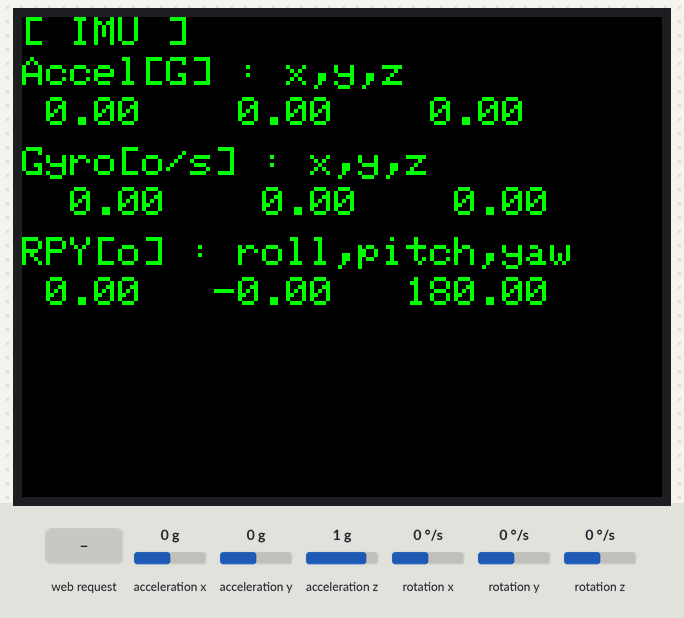
This sketch was run on a simulated ESP32. Shown: 320×240 colour display. The test bench sets the inputs (shaded band); at power-on: acceleration x 0 g, acceleration y 0 g, acceleration z 1 g, rotation x 0 °/s, rotation y 0 °/s, rotation z 0 °/s. WiFi joins after 1.5 s; servers stay silent unless stated.

Above: at 4.3 s.
4.4 s: HTTP request GET / received
At 5.3 s:
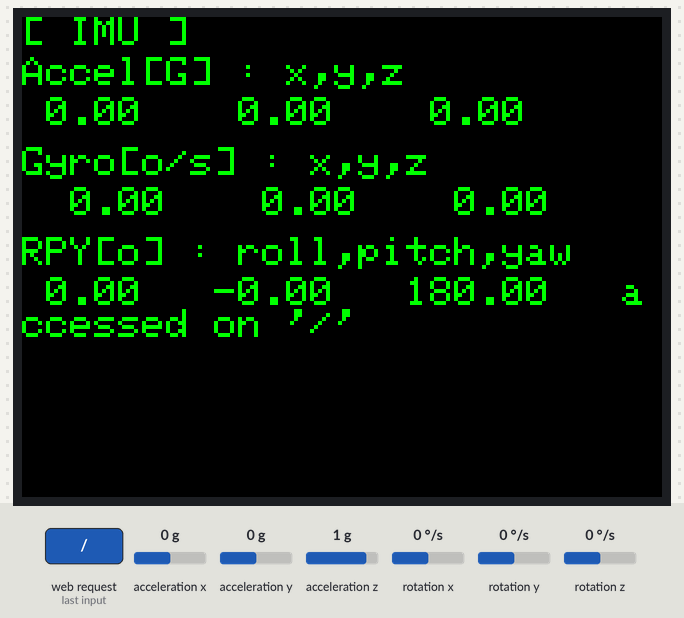
7.4 s: acceleration x set to -1.4 g
At 7.65 s:
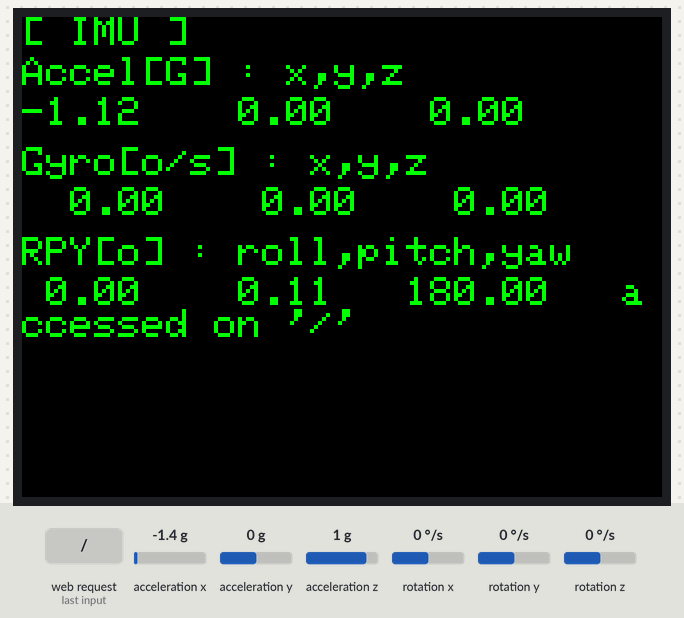
8.9 s: acceleration y set to -1.4 g
At 9.3 s:
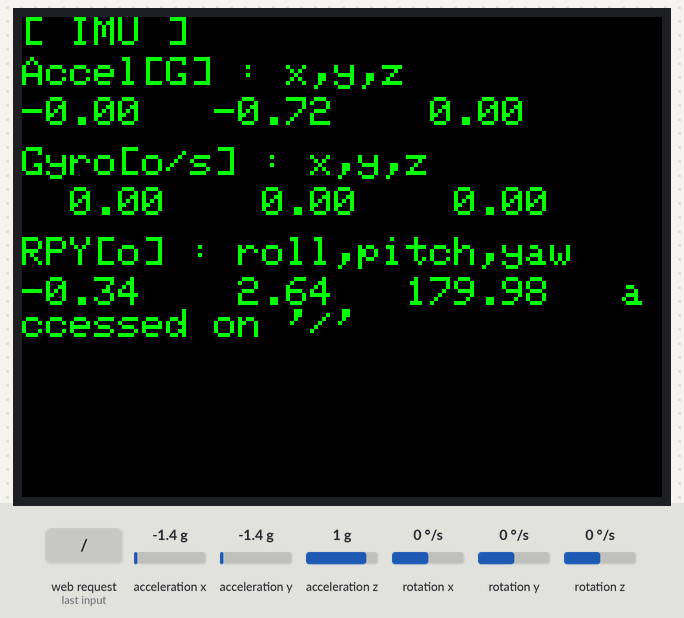
10.6 s: acceleration z set to -1.4 g
At 10.95 s:
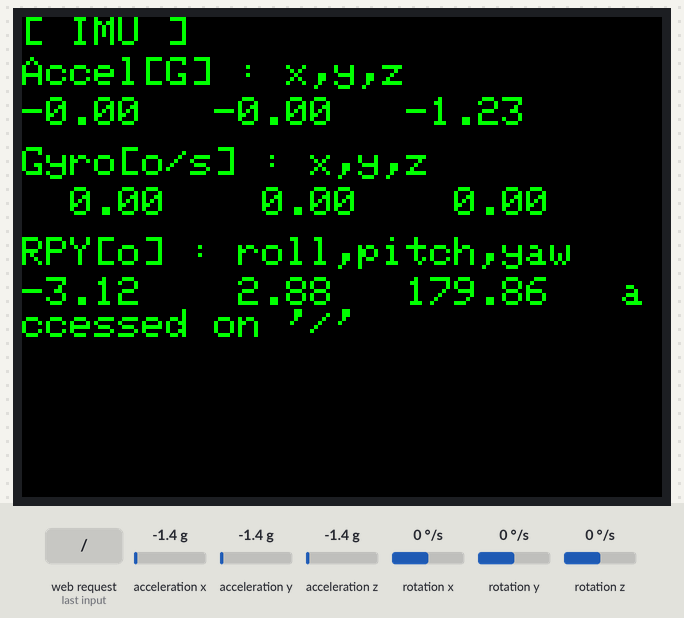
12.2 s: rotation x set to -192 °/s
At 12.61 s:
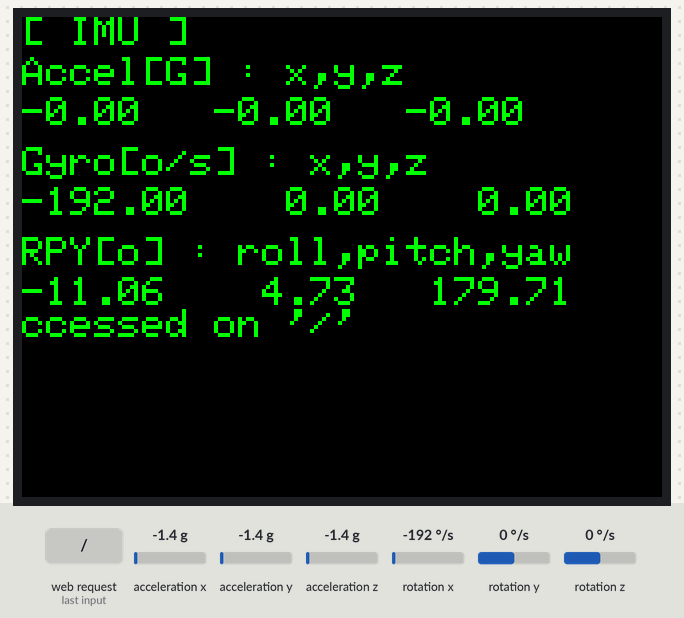
13.9 s: rotation y set to -192 °/s
At 14.29 s:
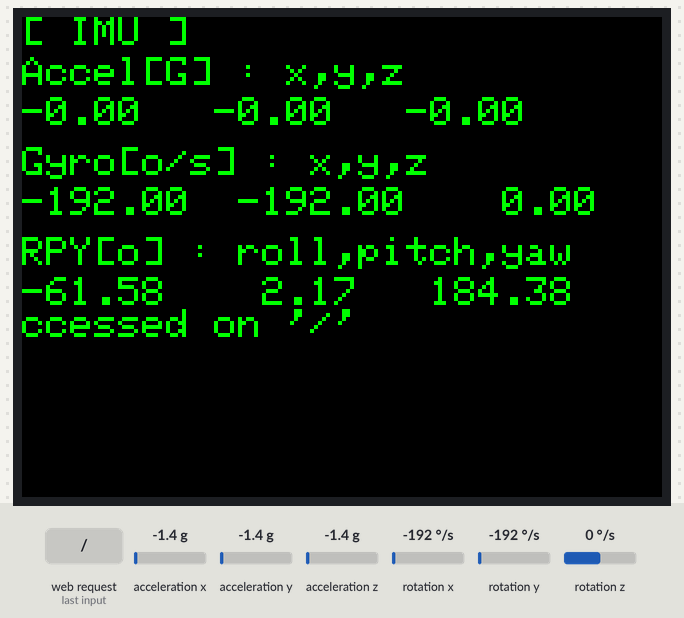
Timing chart, 0 to 16.6 s (numbered marks = the images above; inputs shaded):
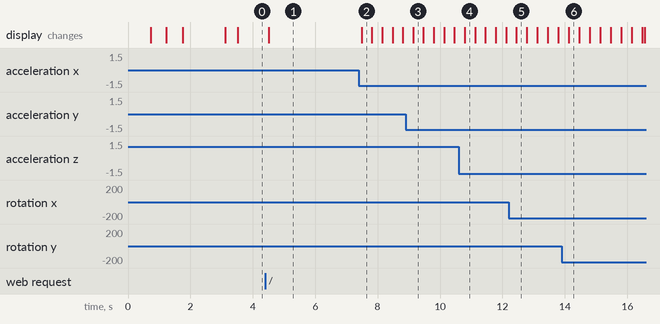

The sketch:

IMUServer.ino
```cpp
// http://m5stack.local/imu

#define M5STACK_MPU6886
#include <M5Stack.h>
#include <Wire.h>
#include <WiFi.h>
#include <WebServer.h>
#include <ESPmDNS.h>
#include <MadgwickAHRS.h>

const char *ssid = "aterm-a0e60e-g";
const char *password = "7b200c3671f66";
WebServer server(80); // WebServer Object

float accOffsetX = 0.0F;
float accOffsetY = 0.0F;
float accOffsetZ = 0.0F;
float accX = 0.0F;
float accY = 0.0F;
float accZ = 0.0F;

float gyroOffsetX = 0.0F;
float gyroOffsetY = 0.0F;
float gyroOffsetZ = 0.0F;
float gyroX = 0.0F;
float gyroY = 0.0F;
float gyroZ = 0.0F;

float pitch = 0.0F;
float roll  = 0.0F;
float yaw   = 0.0F;

Madgwick MadgwickFilter;
float complement_alpha = 0.8;


void calibrate6886( ){
    float tmp_accX = 0.0F;
    float tmp_accY = 0.0F;
    float tmp_accZ = 0.0F;
    float some_accX = 0.0F;
    float some_accY = 0.0F;
    float some_accZ = 0.0F;

    float tmp_gyroX = 0.0F;
    float tmp_gyroY = 0.0F;
    float tmp_gyroZ = 0.0F;
    float some_gyroX = 0.0F;
    float some_gyroY = 0.0F;
    float some_gyroZ = 0.0F;

    int counter = 500;
    for(int i = 0; i < counter; i++) {
        M5.IMU.getAccelData(&tmp_accX,&tmp_accY,&tmp_accZ);
        M5.IMU.getGyroData(&tmp_gyroX,&tmp_gyroY,&tmp_gyroZ);
        some_accX += tmp_accX;
        some_accY += tmp_accY;
        some_accZ += tmp_accZ;
        some_gyroX += tmp_gyroX;
        some_gyroY += tmp_gyroY;
        some_gyroZ += tmp_gyroZ;
        delay(2);
    }
    accOffsetX = some_accX / counter;
    accOffsetY = some_accY / counter;
    accOffsetZ = some_accZ / counter;
    gyroOffsetX = some_gyroX / counter;
    gyroOffsetY = some_gyroY / counter;
    gyroOffsetZ = some_gyroZ / counter;
}

// Processing function when '/' is accessed :
void handleRoot() {
    server.send(200, "text/plain", "hello from M5Stack!");
    M5.Lcd.println( "accessed on '/'" );
}

// Processing function when a non-existent file is accessed :
void handleNotFound() {
    server.send(404, "text/plain", "File Not Find \n\n");

    M5.Lcd.println( "File Not Find" );
}

// Processing function when '/imu' is accessed :
void handleIMU() {
    char buf[400]; // String to edit HTML

    sprintf( buf,
        "<html>\
            <head>\
                <title>M5Stack IMU Server</title>\
            <head>\
            <body>\
                <h1></h1>\
                <p>Accel[G] : x = %5.2f, y = %5.2f, z = %5.2f </p>\
                <p>Gyro[deg/s] : x = %5.2f, y = %5.2f, z = %5.2f</p>\
                <p>RPY[deg] : roll = %5.2f, pitch = %5.2f, yaw = %5.2f </p>\
            </body>\
        </html>"
        ,accX, accY, accZ, gyroX, gyroY, gyroZ, roll*180/M_PI,pitch*180/M_PI,yaw*180/M_PI
    );

    server.send(200, "text/html", buf);
}


void setup(void) {
    M5.begin();
    Wire.begin(21, 22, 400000);
    Serial.begin(115200);
    M5.Power.begin();
    M5.IMU.Init();
    M5.Lcd.fillScreen(BLACK);
    M5.Lcd.setTextColor(GREEN , BLACK);
    M5.Lcd.setTextSize(2);
    M5.Lcd.setBrightness(10);

    WiFi.begin(ssid, password); // Connect to a Wi-Fi AP
    while ( WiFi.status() != WL_CONNECTED ) { // Waiting to connect to a Wi-Fi AP
        delay(500);
        M5.Lcd.print('.');
    }
    M5.Lcd.print("\r\nWiFi connected\r\nIP addres: ");
    M5.Lcd.println( WiFi.localIP() );

    if( MDNS.begin("m5stack") ) {
        M5.Lcd.println( "MDNS responder started" );
    }

    server.on("/", handleRoot );
    server.on("/imu", handleIMU );
    server.onNotFound( handleNotFound );

    server.begin();
    M5.Lcd.println( "HTTP server started" );

    calibrate6886( );
    MadgwickFilter.begin(100); //100Hz

    delay(50);
    M5.Lcd.fillScreen(BLACK);
}

void loop(void) {
    server.handleClient();

    M5.IMU.getAccelData(&accX,&accY,&accZ);
    M5.IMU.getGyroData(&gyroX,&gyroY,&gyroZ);
    accOffsetX = ( complement_alpha * accOffsetX ) + ( ( 1 - complement_alpha ) * accX );
    accOffsetY = ( complement_alpha * accOffsetY ) + ( ( 1 - complement_alpha ) * accY );
    accOffsetZ = ( complement_alpha * accOffsetZ ) + ( ( 1 - complement_alpha ) * accZ );
    accX -= accOffsetX;
    accY -= accOffsetY;
    accZ -= accOffsetZ;
    gyroX -= gyroOffsetX;
    gyroY -= gyroOffsetY;
    gyroZ -= gyroOffsetZ;

    MadgwickFilter.updateIMU(gyroX, gyroY, gyroZ, accX, accY, accZ);
    roll = MadgwickFilter.getRoll()*M_PI/180;
    pitch = MadgwickFilter.getPitch()*M_PI/180;
    yaw = MadgwickFilter.getYaw()*M_PI/180;

    M5.Lcd.setCursor(0, 0);M5.Lcd.printf("[ IMU ]");

    M5.Lcd.setCursor(0, 20);M5.Lcd.printf("Accel[G] : x,y,z");
    M5.Lcd.setCursor(0, 40);M5.Lcd.printf("%5.2f   %5.2f   %5.2f   ",accX, accY, accZ );

    M5.Lcd.setCursor(0, 65);M5.Lcd.printf("Gyro[o/s] : x,y,z");
    M5.Lcd.setCursor(0, 85);M5.Lcd.printf("%6.2f  %6.2f  %6.2f      ",gyroX, gyroY, gyroZ );

    M5.Lcd.setCursor(0, 110);M5.Lcd.printf("RPY[o] : roll,pitch,yaw");
    M5.Lcd.setCursor(0, 130);M5.Lcd.printf("%5.2f   %5.2f   %5.2f   ", roll*180/M_PI,pitch*180/M_PI,yaw*180/M_PI );

    delay(10);
}
```

Measured:
- after the input at 4.4 s, the display: changes after 0.11 s (image 1)
- after the input at 7.4 s, the display: changes after 0.08 s (image 2)
